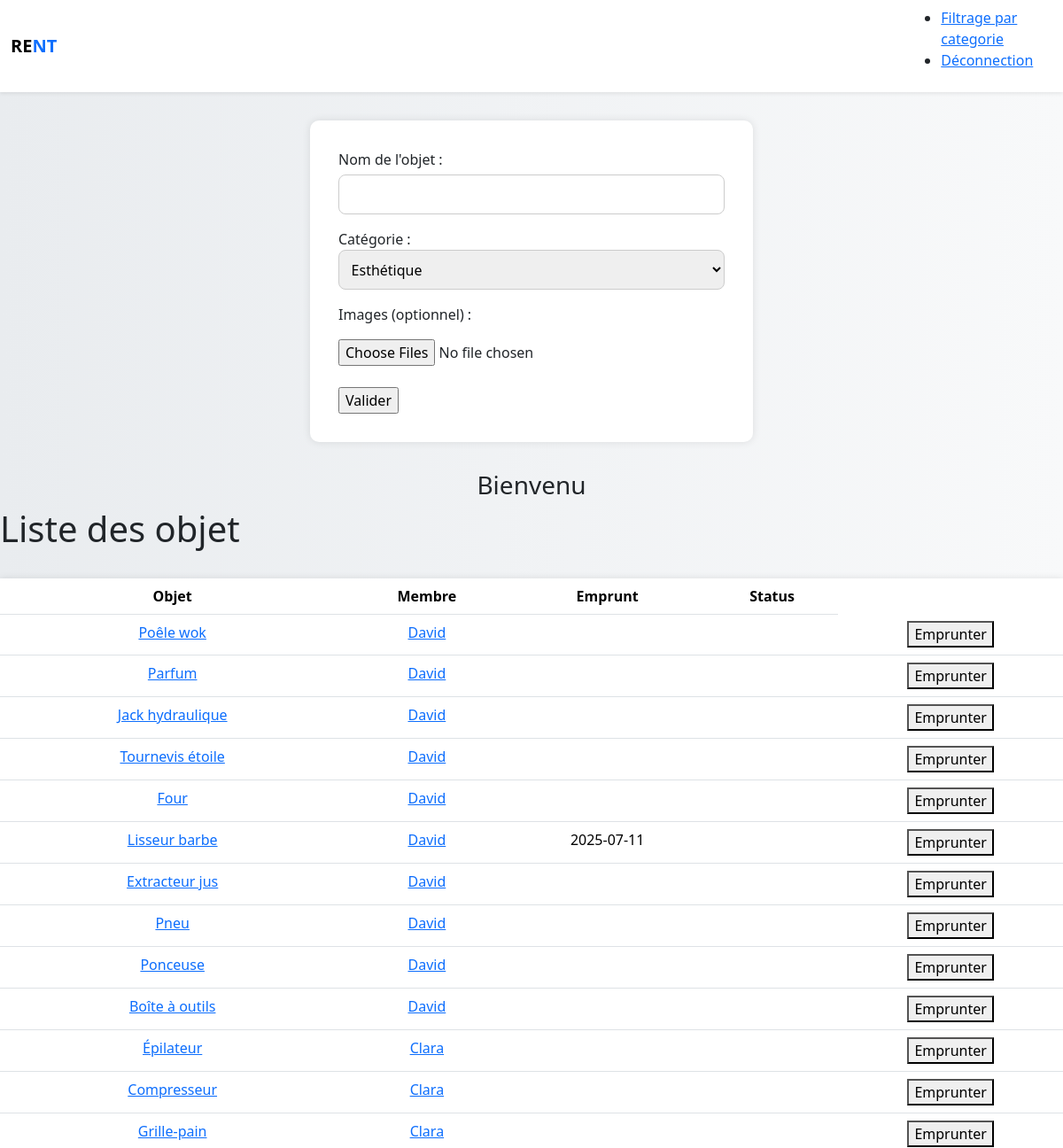
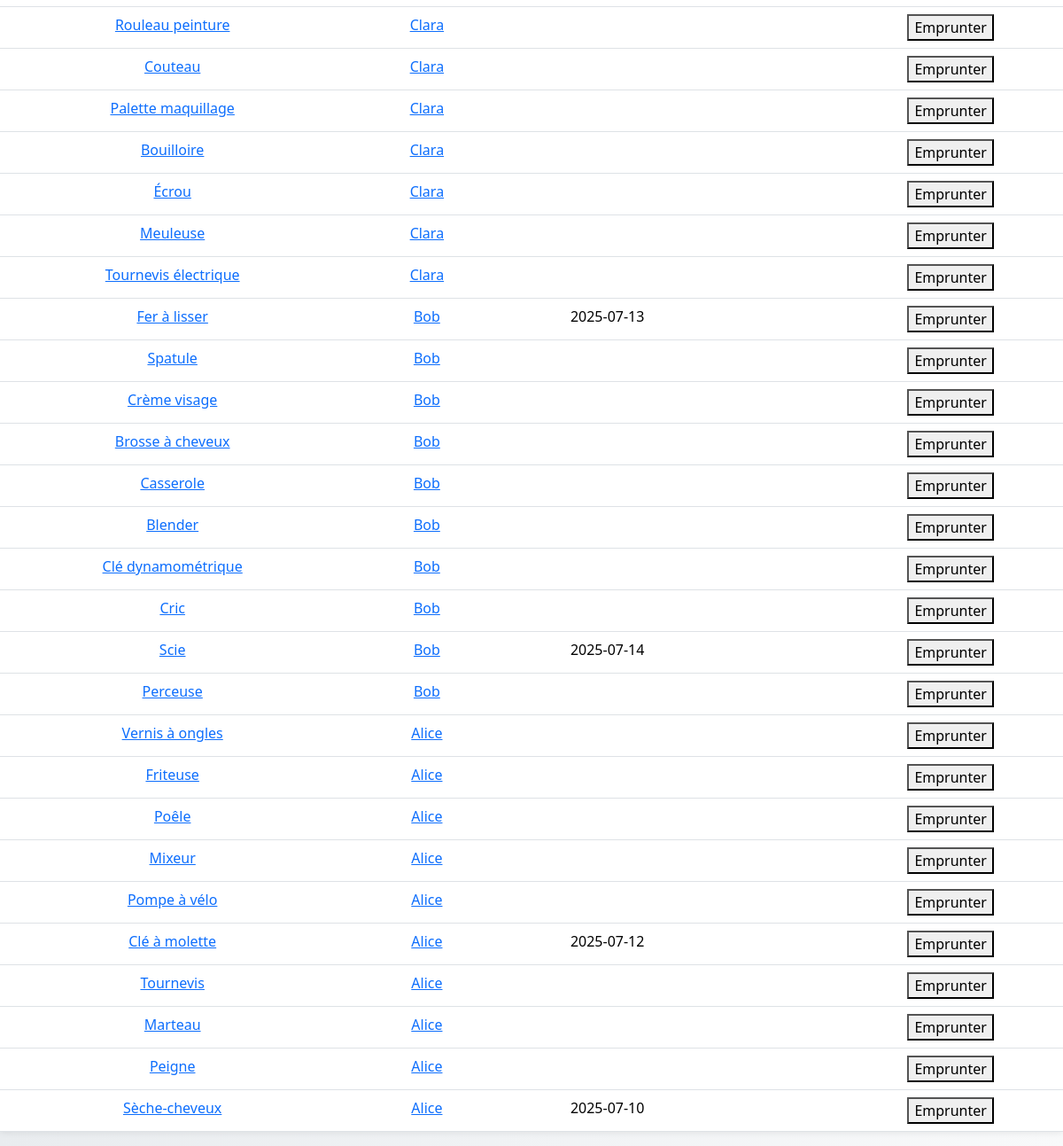
Page /pages/accueil.php on the committed database (2 pictures, top to bottom).
### tables this page shows
CREATE TABLE s2_objet
(
    id_objet int primary key AUTO_INCREMENT,
    nom_objet varchar(20),
    id_categorie int,
    id_membre int, 
    FOREIGN KEY (id_categorie)  REFERENCES s2_categorie_objet (id_categorie) ON DELETE CASCADE,
    FOREIGN KEY (id_membre) REFERENCES s2_membre (id_membre) ON DELETE CASCADE
);

CREATE TABLE s2_membre
(
    id_membre int primary key AUTO_INCREMENT,
    nom char(25),
    date_de_naissance date,
    genre char(10),
    Email varchar(70),
    ville char(25),
    MotDepasse varchar(20),
    image_profil varchar(200)    
);

CREATE TABLE s2_emprunt
(
    id_emprunt  int primary key AUTO_INCREMENT,
    id_objet int,
    id_membre int,
    date_emprunt date,
    date_retour date,
    FOREIGN KEY (id_objet)  REFERENCES s2_objet (id_objet) ON DELETE CASCADE,
    FOREIGN KEY (id_membre) REFERENCES s2_membre (id_membre) ON DELETE CASCADE
);

### includer/connection.php (called while the page is built, shortened)
<?php
function dbconnect()
{
    static $connect = null;
    if ($connect === null) {
        $connect = mysqli_connect('localhost', 'root', '', 'db_s2_ETU003993');
        mysqli_set_charset($connect, 'utf8mb4');
    }
    return $connect;
}
?>

### includer/fonction.php (called while the page is built, shortened)
<?php
require("connection.php");
function list_cat() {
    $sql="SELECT s2_categorie_objet.id_categorie as id,s2_categorie_objet.nom_categorie as nom FROM s2_categorie_objet";
    $connect = mysqli_query(dbconnect(), $sql);
    $resultat=[];
    while($donnees = mysqli_fetch_assoc($connect)){
        $resultat[]= $donnees ;
    }
    return $resultat;
}
function aff_all_objet()
{
    $sql="SELECT s2_objet.id_objet AS id,
                s2_objet.nom_objet AS objet,
                s2_categorie_objet.nom_categorie AS categorie,
                s2_emprunt.date_retour AS date_retour,
                s2_membre.nom AS proprietaire,
                s2_membre.id_membre AS id_m,
                s2_objet.dispo AS disp
            FROM s2_objet
            JOIN s2_membre ON s2_objet.id_membre = s2_membre.id_membre
            JOIN s2_categorie_objet ON s2_objet.id_categorie = s2_categorie_objet.id_categorie
            LEFT JOIN s2_emprunt ON s2_objet.id_objet = s2_emprunt.id_objet
            ORDER BY s2_objet.id_objet DESC";
    $connect = mysqli_query(dbconnect(), $sql);
    return $connect;
}
?>

### pages/accueil.php (the view, shortened to what this page needs)
<?php
require("../includer/fonction.php");
$_nom = $_SESSION['nom'];
$val=aff_all_objet();
$donne = list_cat();
?>
<!DOCTYPE html>
<html lang="en">
<head>
    <link rel="stylesheet" href="../assets/css/styles.css">
    <link href="../assets/css/bootstrap.min.css" rel="stylesheet">
</head>
<body class="bg-light">
<nav class="navbar navbar-expand-lg navbar-light bg-white shadow-sm">
  <div class="container">
    <a class="navbar-brand fw-bold" href="#">RE<span class="text-primary">NT</span>
    </a>
  </div>
<ul>
    <li>
        <a href="select.php">Filtrage par categorie</a>
    </li>
    <li>
        <a href="deco.php">Déconnection</a>
    </li>
</ul>
</nav>
<form action="traitements/traitement_ajouter_objet.php" method="post" enctype="multipart/form-data">
    <p>Nom de l'objet : <input type="text" name="nom_obj" required></p>
    <p>
        Catégorie :
        <select name="id_c" required>
            <?php foreach($donne as $result) { ?>
                <option value="<?= $result["id"] ?>"><?= $result["nom"] ?></option>
            <?php } ?>
        </select>
    </p>
    <p>Images (optionnel) :</p>
    <input type="file" name="images[]" accept="image/*" multiple>
    <br><br>
    <input type="submit" value="Valider">
</form>
<h3 class="text-center">Bienvenu <?= $_nom ?></h3>
<h1>Liste des objet</h1>
<table class="table">
  <thead class="text-center">
    <tr class="bg-primary">
      <th scope="col">Objet</th>
      <th scope="col">Membre</th>
      <th scope="col">Emprunt</th>
      <th scope="col">Status</th>
    </tr>
  </thead>
  <tbody>
        <?php while($ls = mysqli_fetch_assoc($val))  {  ?>
                <tr>
                    <td><a href="objet.php?num=<?= $ls['id'];?>"><?= $ls['objet'];?></a></td>
                    <td><a href="profil.php?num=<?= $ls['id_m'] ?>"><?= $ls['proprietaire'];?></a></td>
                    <td><?= $ls['date_retour'];?></td>
                    <td><?= $ls['disp'];?></td>
                    <td><a href="dispo.php?id=<?= $ls['id'];?>&prop=<?= $ls['proprietaire'];?>"><button>Emprunter</button></a></td>
                </tr>
        <?php }  ?>
  </tbody>
</table>
</body>
</html>

### assets/css/styles.css (style rules this page uses)
:root { --primary: #0d6efd; --secondary: #6c757d; --light: #f8f9fa; --dark: #212529; --accent: #6610f2; --danger: #dc3545; }
body { font-family: 'Segoe UI', Tahoma, Geneva, Verdana, sans-serif; background: linear-gradient(to right, #e9ecef, #f8f9fa); margin: 0; padding: 0; }
form { max-width: 500px; margin: 2rem auto; background-color: white; padding: 2rem; border-radius: 10px; box-shadow: 0 0 10px rgba(0,0,0,0.1); }
form p { margin-bottom: 1rem; color: var(--dark); }
input[type="text"], input[type="email"], input[type="password"], input[type="date"], select { width: 100%; padding: 0.6rem; border: 1px solid #ccc; border-radius: 8px; margin-top: 0.3rem; }
table { width: 90%; margin: 2rem auto; border-collapse: collapse; background-color: #fff; box-shadow: 0 0 8px rgba(0,0,0,0.1); }
th, td { padding: 1rem; text-align: center; border: 1px solid #dee2e6; }
th { background-color: var(--primary); color: white; }

### rows in the picture
s2_objet: nom_objet "Poêle wok", id_membre.nom "David"
s2_objet: nom_objet "Parfum", id_membre.nom "David"
s2_objet: nom_objet "Jack hydraulique", id_membre.nom "David"
s2_objet: nom_objet "Tournevis étoile", id_membre.nom "David"
s2_objet: nom_objet "Four", id_membre.nom "David"
s2_objet: nom_objet "Lisseur barbe", id_membre.nom "David", s2_emprunt.date_retour "2025-07-11"
s2_objet: nom_objet "Extracteur jus", id_membre.nom "David"
s2_objet: nom_objet "Pneu", id_membre.nom "David"
s2_objet: nom_objet "Ponceuse", id_membre.nom "David"
s2_objet: nom_objet "Boîte à outils", id_membre.nom "David"
s2_objet: nom_objet "Épilateur", id_membre.nom "Clara"
s2_objet: nom_objet "Compresseur", id_membre.nom "Clara"
s2_objet: nom_objet "Grille-pain", id_membre.nom "Clara"
s2_objet: nom_objet "Rouleau peinture", id_membre.nom "Clara"
s2_objet: nom_objet "Couteau", id_membre.nom "Clara"
s2_objet: nom_objet "Palette maquillage", id_membre.nom "Clara"
s2_objet: nom_objet "Bouilloire", id_membre.nom "Clara"
s2_objet: nom_objet "Écrou", id_membre.nom "Clara"
s2_objet: nom_objet "Meuleuse", id_membre.nom "Clara"
s2_objet: nom_objet "Tournevis électrique", id_membre.nom "Clara"
s2_objet: nom_objet "Fer à lisser", id_membre.nom "Bob", s2_emprunt.date_retour "2025-07-13"
s2_objet: nom_objet "Spatule", id_membre.nom "Bob"
s2_objet: nom_objet "Crème visage", id_membre.nom "Bob"
s2_objet: nom_objet "Brosse à cheveux", id_membre.nom "Bob"
s2_objet: nom_objet "Casserole", id_membre.nom "Bob"
s2_objet: nom_objet "Blender", id_membre.nom "Bob"
s2_objet: nom_objet "Clé dynamométrique", id_membre.nom "Bob"
s2_objet: nom_objet "Cric", id_membre.nom "Bob"
s2_objet: nom_objet "Scie", id_membre.nom "Bob", s2_emprunt.date_retour "2025-07-14"
s2_objet: nom_objet "Perceuse", id_membre.nom "Bob"
s2_objet: nom_objet "Vernis à ongles", id_membre.nom "Alice"
s2_objet: nom_objet "Friteuse", id_membre.nom "Alice"
s2_objet: nom_objet "Poêle", id_membre.nom "Alice"
s2_objet: nom_objet "Mixeur", id_membre.nom "Alice"
s2_objet: nom_objet "Pompe à vélo", id_membre.nom "Alice"
s2_objet: nom_objet "Clé à molette", id_membre.nom "Alice", s2_emprunt.date_retour "2025-07-12"
s2_objet: nom_objet "Tournevis", id_membre.nom "Alice"
s2_objet: nom_objet "Marteau", id_membre.nom "Alice"
s2_objet: nom_objet "Peigne", id_membre.nom "Alice"
s2_objet: nom_objet "Sèche-cheveux", id_membre.nom "Alice", s2_emprunt.date_retour "2025-07-10"

### other values in the picture
form field id_c "Esthétique"
